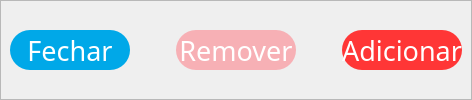
             <widget class="QFrame" name="frame_15">
              <property name="frameShape">
               <enum>QFrame::StyledPanel</enum>
              </property>
              <property name="frameShadow">
               <enum>QFrame::Raised</enum>
              </property>
              <layout class="QHBoxLayout" name="horizontalLayout_3">
               <property name="spacing">
                <number>6</number>
               </property>
               <property name="leftMargin">
                <number>9</number>
               </property>
               <property name="topMargin">
                <number>9</number>
               </property>
               <property name="rightMargin">
                <number>9</number>
               </property>
               <property name="bottomMargin">
                <number>9</number>
               </property>
               <item>
                <widget class="QPushButton" name="btn_fechar_popup_oficinas_as">
                 <property name="minimumSize">
                  <size>
                   <width>120</width>
                   <height>40</height>
                  </size>
                 </property>
                 <property name="maximumSize">
                  <size>
                   <width>120</width>
                   <height>40</height>
                  </size>
                 </property>
                 <property name="font">
                  <font>
                   <family>Abel</family>
                   <pointsize>20</pointsize>
                  </font>
                 </property>
                 <property name="cursor">
                  <cursorShape>PointingHandCursor</cursorShape>
                 </property>
                 <property name="styleSheet">
                  <string notr="true">QPushButton{color: #fff; background-color: #00A8E8; border-radius: 20px; border: none}
QPushButton:hover{background-color: #23B2EE}
QPushButton:focus{outline:0}</string>
                 </property>
                 <property name="text">
                  <string>Fechar</string>
                 </property>
                </widget>
               </item>
               <item>
                <spacer name="horizontalSpacer_2">
                 <property name="orientation">
                  <enum>Qt::Horizontal</enum>
                 </property>
                 <property name="sizeHint" stdset="0">
                  <size>
                   <width>40</width>
                   <height>20</height>
                  </size>
                 </property>
                </spacer>
               </item>
               <item>
                <widget class="QPushButton" name="btn_remover_popup_oficinas_as">
                 <property name="minimumSize">
                  <size>
                   <width>120</width>
                   <height>40</height>
                  </size>
                 </property>
                 <property name="maximumSize">
                  <size>
                   <width>120</width>
                   <height>40</height>
                  </size>
                 </property>
                 <property name="font">
                  <font>
                   <family>Abel</family>
                   <pointsize>20</pointsize>
                  </font>
                 </property>
                 <property name="cursor">
                  <cursorShape>PointingHandCursor</cursorShape>
                 </property>
                 <property name="styleSheet">
                  <string notr="true">QPushButton{color: #fff; background-color: #F7B0B5; border-radius: 20px; border: none}
QPushButton:hover{background-color: #EC848C}
QPushButton:focus{outline:0}</string>
                 </property>
                 <property name="text">
                  <string>Remover</string>
                 </property>
                </widget>
               </item>
               <item>
                <spacer name="horizontalSpacer">
                 <property name="orientation">
                  <enum>Qt::Horizontal</enum>
                 </property>
                 <property name="sizeHint" stdset="0">
                  <size>
                   <width>40</width>
                   <height>20</height>
                  </size>
                 </property>
                </spacer>
               </item>
               <item>
                <widget class="QPushButton" name="btn_adicionar_popup_oficinas_as">
                 <property name="minimumSize">
                  <size>
                   <width>120</width>
                   <height>40</height>
                  </size>
                 </property>
                 <property name="maximumSize">
                  <size>
                   <width>120</width>
                   <height>40</height>
                  </size>
                 </property>
                 <property name="font">
                  <font>
                   <family>Abel</family>
                   <pointsize>20</pointsize>
                  </font>
                 </property>
                 <property name="cursor">
                  <cursorShape>PointingHandCursor</cursorShape>
                 </property>
                 <property name="styleSheet">
                  <string notr="true">QPushButton{color: #fff; background-color: #FF3636; border-radius: 20px; border: none}
QPushButton:hover{background-color: #EC848C}
QPushButton:focus{outline:0}</string>
                 </property>
                 <property name="text">
                  <string>Adicionar</string>
                 </property>
                </widget>
               </item>
              </layout>
             </widget>
